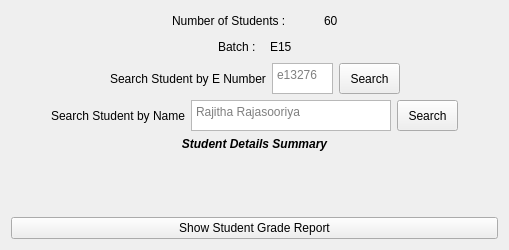
     <widget class="QWidget" name="tab_2">
      <attribute name="title">
       <string>2nd Year</string>
      </attribute>
      <layout class="QGridLayout" name="gridLayout_3">
       <item row="0" column="0">
        <layout class="QVBoxLayout" name="verticalLayout_19">
         <item>
          <layout class="QVBoxLayout" name="verticalLayout_16">
           <item>
            <layout class="QVBoxLayout" name="verticalLayout_15">
             <item>
              <layout class="QVBoxLayout" name="verticalLayout_13">
               <item>
                <layout class="QHBoxLayout" name="horizontalLayout_28">
                 <item>
                  <spacer name="horizontalSpacer_23">
                   <property name="orientation">
                    <enum>Qt::Horizontal</enum>
                   </property>
                   <property name="sizeHint" stdset="0">
                    <size>
                     <width>40</width>
                     <height>20</height>
                    </size>
                   </property>
                  </spacer>
                 </item>
                 <item>
                  <layout class="QVBoxLayout" name="verticalLayout_10">
                   <item>
                    <layout class="QHBoxLayout" name="horizontalLayout_25">
                     <item>
                      <spacer name="horizontalSpacer_26">
                       <property name="orientation">
                        <enum>Qt::Horizontal</enum>
                       </property>
                       <property name="sizeHint" stdset="0">
                        <size>
                         <width>40</width>
                         <height>20</height>
                        </size>
                       </property>
                      </spacer>
                     </item>
                     <item>
                      <widget class="QLabel" name="label">
                       <property name="sizePolicy">
                        <sizepolicy hsizetype="Fixed" vsizetype="Fixed">
                         <horstretch>0</horstretch>
                         <verstretch>0</verstretch>
                        </sizepolicy>
                       </property>
                       <property name="minimumSize">
                        <size>
                         <width>146</width>
                         <height>17</height>
                        </size>
                       </property>
                       <property name="maximumSize">
                        <size>
                         <width>146</width>
                         <height>17</height>
                        </size>
                       </property>
                       <property name="text">
                        <string>Number of Students :</string>
                       </property>
                      </widget>
                     </item>
                     <item>
                      <widget class="QLabel" name="secondYear__noOfStudents">
                       <property name="sizePolicy">
                        <sizepolicy hsizetype="Fixed" vsizetype="Fixed">
                         <horstretch>0</horstretch>
                         <verstretch>0</verstretch>
                        </sizepolicy>
                       </property>
                       <property name="text">
                        <string>60</string>
                       </property>
                      </widget>
                     </item>
                     <item>
                      <spacer name="horizontalSpacer_21">
                       <property name="orientation">
                        <enum>Qt::Horizontal</enum>
                       </property>
                       <property name="sizeHint" stdset="0">
                        <size>
                         <width>40</width>
                         <height>20</height>
                        </size>
                       </property>
                      </spacer>
                     </item>
                    </layout>
                   </item>
                   <item>
                    <layout class="QHBoxLayout" name="horizontalLayout_26">
                     <item>
                      <spacer name="horizontalSpacer_25">
                       <property name="orientation">
                        <enum>Qt::Horizontal</enum>
                       </property>
                       <property name="sizeHint" stdset="0">
                        <size>
                         <width>40</width>
                         <height>20</height>
                        </size>
                       </property>
                      </spacer>
                     </item>
                     <item>
                      <widget class="QLabel" name="label_17">
                       <property name="sizePolicy">
                        <sizepolicy hsizetype="Fixed" vsizetype="Fixed">
                         <horstretch>0</horstretch>
                         <verstretch>0</verstretch>
                        </sizepolicy>
                       </property>
                       <property name="minimumSize">
                        <size>
                         <width>46</width>
                         <height>17</height>
                        </size>
                       </property>
                       <property name="maximumSize">
                        <size>
                         <width>46</width>
                         <height>17</height>
                        </size>
                       </property>
                       <property name="text">
                        <string>Batch :</string>
                       </property>
                      </widget>
                     </item>
                     <item>
                      <widget class="QLabel" name="secondYear">
                       <property name="text">
                        <string>E15</string>
                       </property>
                      </widget>
                     </item>
                     <item>
                      <spacer name="horizontalSpacer_6">
                       <property name="orientation">
                        <enum>Qt::Horizontal</enum>
                       </property>
                       <property name="sizeHint" stdset="0">
                        <size>
                         <width>40</width>
                         <height>20</height>
                        </size>
                       </property>
                      </spacer>
                     </item>
                    </layout>
                   </item>
                  </layout>
                 </item>
                 <item>
                  <spacer name="horizontalSpacer_24">
                   <property name="orientation">
                    <enum>Qt::Horizontal</enum>
                   </property>
                   <property name="sizeHint" stdset="0">
                    <size>
                     <width>40</width>
                     <height>20</height>
                    </size>
                   </property>
                  </spacer>
                 </item>
                </layout>
               </item>
              </layout>
             </item>
             <item>
              <layout class="QVBoxLayout" name="verticalLayout_14">
               <item>
                <layout class="QHBoxLayout" name="horizontalLayout_30">
                 <item>
                  <spacer name="horizontalSpacer_27">
                   <property name="orientation">
                    <enum>Qt::Horizontal</enum>
                   </property>
                   <property name="sizeHint" stdset="0">
                    <size>
                     <width>40</width>
                     <height>20</height>
                    </size>
                   </property>
                  </spacer>
                 </item>
                 <item>
                  <layout class="QHBoxLayout" name="horizontalLayout_29">
                   <item>
                    <widget class="QLabel" name="label_19">
                     <property name="text">
                      <string>Search Student by E Number</string>
                     </property>
                    </widget>
                   </item>
                   <item>
                    <widget class="QTextEdit" name="searchByENumber">
                     <property name="sizePolicy">
                      <sizepolicy hsizetype="Fixed" vsizetype="Fixed">
                       <horstretch>0</horstretch>
                       <verstretch>0</verstretch>
                      </sizepolicy>
                     </property>
                     <property name="minimumSize">
                      <size>
                       <width>61</width>
                       <height>31</height>
                      </size>
                     </property>
                     <property name="maximumSize">
                      <size>
                       <width>61</width>
                       <height>31</height>
                      </size>
                     </property>
                     <property name="placeholderText">
                      <string>e13276</string>
                     </property>
                    </widget>
                   </item>
                   <item>
                    <widget class="QPushButton" name="searchByENumber_btn">
                     <property name="minimumSize">
                      <size>
                       <width>61</width>
                       <height>31</height>
                      </size>
                     </property>
                     <property name="maximumSize">
                      <size>
                       <width>61</width>
                       <height>31</height>
                      </size>
                     </property>
                     <property name="text">
                      <string>Search</string>
                     </property>
                    </widget>
                   </item>
                  </layout>
                 </item>
                 <item>
                  <spacer name="horizontalSpacer_28">
                   <property name="orientation">
                    <enum>Qt::Horizontal</enum>
                   </property>
                   <property name="sizeHint" stdset="0">
                    <size>
                     <width>40</width>
                     <height>20</height>
                    </size>
                   </property>
                  </spacer>
                 </item>
                </layout>
               </item>
               <item>
                <layout class="QHBoxLayout" name="horizontalLayout_31">
                 <item>
                  <spacer name="horizontalSpacer_29">
                   <property name="orientation">
                    <enum>Qt::Horizontal</enum>
                   </property>
                   <property name="sizeHint" stdset="0">
                    <size>
                     <width>40</width>
                     <height>20</height>
                    </size>
                   </property>
                  </spacer>
                 </item>
                 <item>
                  <widget class="QLabel" name="label_20">
                   <property name="text">
                    <string>Search Student by Name</string>
                   </property>
                  </widget>
                 </item>
                 <item>
                  <widget class="QTextEdit" name="searchStudentByName">
                   <property name="sizePolicy">
                    <sizepolicy hsizetype="Fixed" vsizetype="Fixed">
                     <horstretch>0</horstretch>
                     <verstretch>0</verstretch>
                    </sizepolicy>
                   </property>
                   <property name="minimumSize">
                    <size>
                     <width>61</width>
                     <height>31</height>
                    </size>
                   </property>
                   <property name="maximumSize">
                    <size>
                     <width>200</width>
                     <height>31</height>
                    </size>
                   </property>
                   <property name="placeholderText">
                    <string>Rajitha Rajasooriya</string>
                   </property>
                  </widget>
                 </item>
                 <item>
                  <widget class="QPushButton" name="searchByName_btn">
                   <property name="minimumSize">
                    <size>
                     <width>61</width>
                     <height>31</height>
                    </size>
                   </property>
                   <property name="maximumSize">
                    <size>
                     <width>61</width>
                     <height>31</height>
                    </size>
                   </property>
                   <property name="text">
                    <string>Search</string>
                   </property>
                  </widget>
                 </item>
                 <item>
                  <spacer name="horizontalSpacer_30">
                   <property name="orientation">
                    <enum>Qt::Horizontal</enum>
                   </property>
                   <property name="sizeHint" stdset="0">
                    <size>
                     <width>40</width>
                     <height>20</height>
                    </size>
                   </property>
                  </spacer>
                 </item>
                </layout>
               </item>
              </layout>
             </item>
            </layout>
           </item>
          </layout>
         </item>
         <item>
          <layout class="QVBoxLayout" name="verticalLayout_18">
           <item>
            <layout class="QVBoxLayout" name="verticalLayout_17">
             <item>
              <widget class="QLabel" name="label_21">
               <property name="font">
                <font>
                 <weight>75</weight>
                 <italic>true</italic>
                 <bold>true</bold>
                 <underline>false</underline>
                 <strikeout>false</strikeout>
                </font>
               </property>
               <property name="text">
                <string>Student Details Summary</string>
               </property>
               <property name="textFormat">
                <enum>Qt::PlainText</enum>
               </property>
               <property name="alignment">
                <set>Qt::AlignCenter</set>
               </property>
               <property name="wordWrap">
                <bool>false</bool>
               </property>
              </widget>
             </item>
             <item>
              <widget class="QLabel" name="studentDetailSummary">
               <property name="text">
                <string/>
               </property>
              </widget>
             </item>
             <item>
              <spacer name="verticalSpacer_5">
               <property name="orientation">
                <enum>Qt::Vertical</enum>
               </property>
               <property name="sizeHint" stdset="0">
                <size>
                 <width>20</width>
                 <height>40</height>
                </size>
               </property>
              </spacer>
             </item>
            </layout>
           </item>
           <item>
            <widget class="QPushButton" name="showStudentGradeReport">
             <property name="text">
              <string>Show Student Grade Report</string>
             </property>
            </widget>
           </item>
          </layout>
         </item>
        </layout>
       </item>
      </layout>
      <zorder></zorder>
     </widget>
